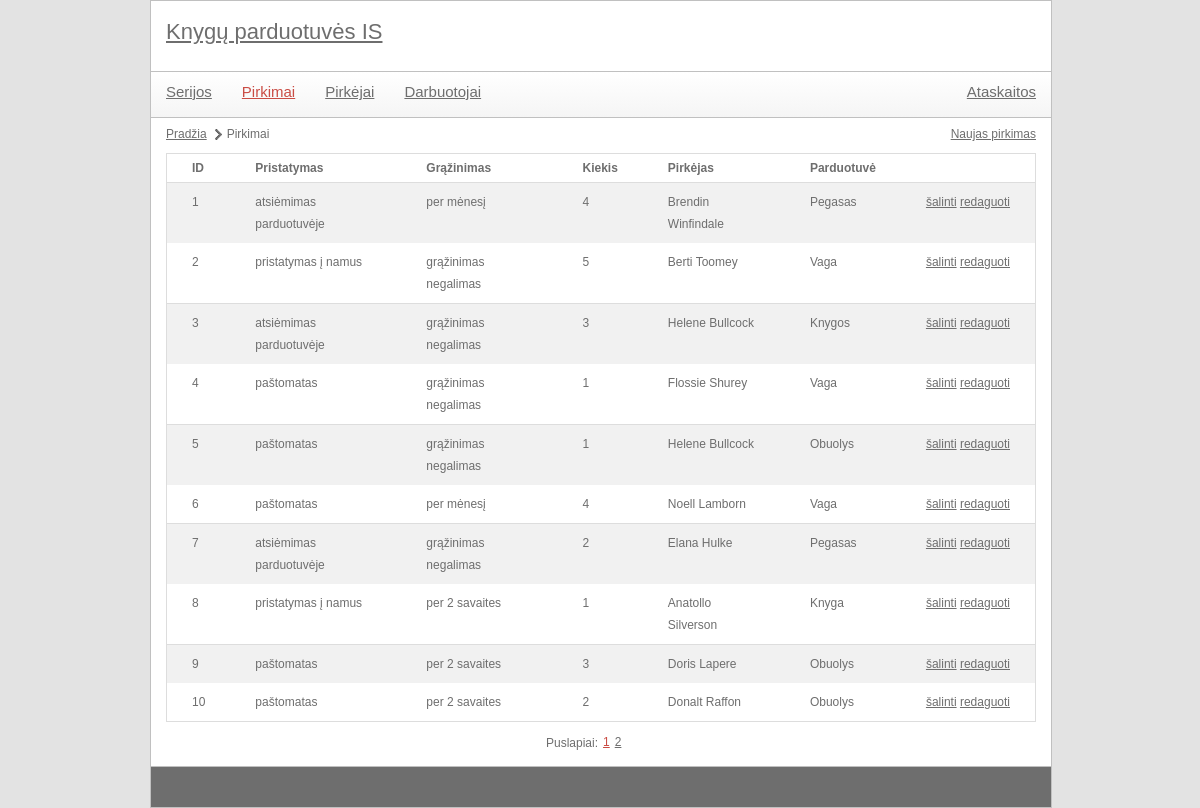
The page /index.php?module=buy&action=list on the database its author committed.
### tables this page shows
CREATE TABLE `pirkimas` (
  `Kiekis` int(11) NOT NULL,
  `Pristatymas` varchar(255) NOT NULL,
  `Grazinimas` varchar(255) NOT NULL,
  `id_Pirkimas` int(11) NOT NULL,
  `fk_Pirkejasid_Pirkejas` int(11) NOT NULL,
  `fk_Parduotuveid_Parduotuve` int(11) NOT NULL
);

CREATE TABLE `pirkejas` (
  `id_Pirkejas` int(11) NOT NULL,
  `Vardas` varchar(255) NOT NULL,
  `Pavarde` varchar(255) NOT NULL,
  `Adresas` varchar(255) NOT NULL,
  `Banko_saskaita` varchar(255) NOT NULL,
  `Telefono_numeris` int(11) DEFAULT NULL,
  `El_pastas` varchar(255) NOT NULL,
  `Gimimo_data` varchar(255) NOT NULL,
  `fk_Darbuotojasid_Darbuotojas` int(11) NOT NULL
);

CREATE TABLE `parduotuve` (
  `id_Parduotuve` int(11) NOT NULL,
  `Pavadinimas` varchar(255) NOT NULL,
  `Tinklapis` varchar(255) NOT NULL,
  `Adresas` varchar(255) NOT NULL,
  `Telefono_numeris` int(11) NOT NULL,
  `Elektroninis_pastas` varchar(255) NOT NULL,
  `Darbo_laikas` varchar(255) NOT NULL
);

### controls/buy_list.php (called while the page is built)
<?php
include 'libraries/buy.class.php';
$buyObj = new buy();
$elementCount = $buyObj->getBuyListCount();
include 'utils/paging.class.php';
$paging = new paging(config::NUMBER_OF_ROWS_IN_PAGE);
$paging->process($elementCount, $pageId);
$data = $buyObj->getBuyList($paging->size, $paging->first);
include 'templates/buy_list.tpl.php';
?>

### index.php (called while the page is built, shortened)
<?php
	include 'utils/mysql.class.php';
	if(isset($_GET['module'])) {
		$module = mysql::escape($_GET['module']);
	}
	include 'templates/main.tpl.php';
?>

### utils/mysql.class.php (called while the page is built, shortened)
<?php
class mysql {
    protected static $connection;
    public static function connect() {
		if(!isset(self::$connection)) {
            self::$connection = new mysqli(config::DB_SERVER, config::DB_USERNAME, config::DB_PASSWORD, config::DB_NAME);
        }
        return self::$connection;
    }
    public static function query($query) {
        $connection = mysql::connect();
        $result = $connection->query($query);
        return $result;
    }
    public static function select($query) {
        $rows = array();
        $result = mysql::query($query);
        while ($row = $result->fetch_assoc()) {
            $rows[] = $row;
        }
        return $rows;
    }
	public static function escape($field) {
		$connection =  mysql::connect();
		return mysqli_real_escape_string($connection, $field);
	}
}

### utils/paging.class.php (called while the page is built, shortened)
<?php
class paging {
	public $size;
	public function __construct($rowsPerPage) {
		$this->size = $rowsPerPage;
	}
	public function process($total, $currentPage) {
		$this->first = ($currentPage - 1) * $this->size;
	}
}
?>

### libraries/buy.class.php (called while the page is built, shortened)
<?php
class buy
{
    private $pirkimas_lentele = '';
    private $pirkejas_lentele = '';
    private $parduotuve_lentele = '';
    public function __construct(){
        $this->pirkimas_lentele = 'pirkimas';
        $this->pirkejas_lentele = 'pirkejas';
        $this->parduotuve_lentele = 'parduotuve';
    }
    public function getBuyList($limit = null, $offset = null)
    {
        $limitOffsetString = "";
        if (isset($limit)) {
            $limitOffsetString .= " LIMIT {$limit}";
            if (isset($offset)) {
                $limitOffsetString .= " OFFSET {$offset}";
            }
        }
        $query = "  SELECT `{$this->pirkimas_lentele}`.`id_Pirkimas`,
						   `{$this->pirkimas_lentele}`.`Pristatymas`,
                           `{$this->pirkimas_lentele}`.`Grazinimas`,
                           `{$this->pirkimas_lentele}`.`Kiekis`,
                           `{$this->pirkejas_lentele}`.`Vardas` AS `pirkejas_vardas`,
						   `{$this->pirkejas_lentele}`.`Pavarde` AS `pirkejas_pavarde`,
                           `{$this->parduotuve_lentele}`.`Pavadinimas` AS `parduotuve_pavadinimas`
					  FROM `{$this->pirkimas_lentele}`
						   LEFT JOIN `{$this->pirkejas_lentele}`
							  ON `{$this->pirkimas_lentele}`.`fk_Pirkejasid_Pirkejas`=`{$this->pirkejas_lentele}`.`id_Pirkejas`
						  LEFT JOIN `{$this->parduotuve_lentele}`
							ON `{$this->pirkimas_lentele}`.`fk_Parduotuveid_Parduotuve`=`{$this->parduotuve_lentele}`.`id_Parduotuve` {$limitOffsetString}";
        $data = mysql::select($query);
        return $data;
    }
}

### templates/buy_list.tpl.php (the view, shortened to what this page needs)
<ul id="pagePath">
    <li><a href="index.php">Pradžia</a></li>
    <li>Pirkimai</li>
</ul>
<div id="actions">
    <a href='index.php?module=<?php echo $module; ?>&action=create'>Naujas pirkimas</a>
</div>
<table class="listTable">
    <tr>
        <th>ID</th>
        <th>Pristatymas</th>
        <th>Grąžinimas</th>
        <th>Kiekis</th>
        <th>Pirkėjas</th>
        <th>Parduotuvė</th>
        <th></th>
    </tr>
    <?php
    foreach($data as $key => $val) {
        echo
            "<tr>"
            . "<td>{$val['id_Pirkimas']}</td>"
            . "<td>{$val['Pristatymas']}</td>"
            . "<td>{$val['Grazinimas']}</td>"
            . "<td>{$val['Kiekis']}</td>"
            . "<td>{$val['pirkejas_vardas']} {$val['pirkejas_pavarde']}</td>"
            . "<td>{$val['parduotuve_pavadinimas']}</td>"
            . "<td>"
            . "<a href='#' onclick='showConfirmDialog(\"{$module}\", \"{$val['id_Pirkimas']}\"); return false;' title=''>šalinti</a>&nbsp;"
            . "<a href='index.php?module={$module}&action=edit&id={$val['id_Pirkimas']}' title=''>redaguoti</a>"
            . "</td>"
            . "</tr>";
    }
    ?>
</table>
<?php
include 'templates/paging.tpl.php';
?>

### style/main.css (style rules this page uses)
body { color: #6e6e6e; font-family: Verdana, Geneva, sans-serif; font-size: 12px; background-color: #e3e3e3; width: 900px; margin: 0px auto; }
a { color: #6e6e6e; }
#contentMain table { margin-top: 3px; width: 100%; border-collapse: collapse; border: 1px solid #ddd; }
#contentMain table th { text-align: left; padding: 8px 25px; font-weight: bold; }
#contentMain table th:last-child { width: 40px; }
#contentMain table th:first-child { border-top-left-radius: 5px; moz-border-top-left-radius: 5px; }
#contentMain table th:last-child { border-top-right-radius: 5px; moz-border-top-right-radius: 5px; }
#contentMain table.listTable tr:nth-child(even) { background-color: #f1f1f1; }
#contentMain table td { padding: 8px 25px; text-align: center; line-height: 22px; text-align: left; }
#contentMain table tr:last-child td:first-child { border-bottom-left-radius: 5px; moz-border-bottom-left-radius: 5px; }
#contentMain table tr:last-child td:last-child { border-bottom-right-radius: 5px; moz-border-bottom-right-radius: 5px; }
#contentMain table.listTable tr:nth-child(odd) { background-color: #fff; border-bottom: 1px solid #ddd; }
#contentMain #pagePath { margin: 10px 0px 10px 0px; display: block; float: left; }
#contentMain #pagePath li { float: left; display: block; margin-right: 5px; background: url(images/page-path-separator.png) center right no-repeat; padding-right: 15px; }
#contentMain #pagePath li:last-child { background: none; }
#contentMain #actions { float: right; margin: 10px 0px 0px 0px; }
#contentMain #actions a { margin-left: 7px; }

### rows shown on the page
pirkimas: id_Pirkimas "1", Pristatymas "atsiėmimas parduotuvėje", Grazinimas "per mėnesį", Kiekis "4", fk_Pirkejasid_Pirkejas.Vardas "Brendin", fk_Pirkejasid_Pirkejas.Pavarde "Winfindale", fk_Parduotuveid_Parduotuve.Pavadinimas "Pegasas"
pirkimas: id_Pirkimas "2", Pristatymas "pristatymas į namus", Grazinimas "grąžinimas negalimas", Kiekis "5", fk_Pirkejasid_Pirkejas.Vardas "Berti", fk_Pirkejasid_Pirkejas.Pavarde "Toomey", fk_Parduotuveid_Parduotuve.Pavadinimas "Vaga"
pirkimas: id_Pirkimas "3", Pristatymas "atsiėmimas parduotuvėje", Grazinimas "grąžinimas negalimas", Kiekis "3", fk_Pirkejasid_Pirkejas.Vardas "Helene", fk_Pirkejasid_Pirkejas.Pavarde "Bullcock", fk_Parduotuveid_Parduotuve.Pavadinimas "Knygos"
pirkimas: id_Pirkimas "4", Pristatymas "paštomatas", Grazinimas "grąžinimas negalimas", Kiekis "1", fk_Pirkejasid_Pirkejas.Vardas "Flossie", fk_Pirkejasid_Pirkejas.Pavarde "Shurey", fk_Parduotuveid_Parduotuve.Pavadinimas "Vaga"
pirkimas: id_Pirkimas "5", Pristatymas "paštomatas", Grazinimas "grąžinimas negalimas", Kiekis "1", fk_Pirkejasid_Pirkejas.Vardas "Helene", fk_Pirkejasid_Pirkejas.Pavarde "Bullcock", fk_Parduotuveid_Parduotuve.Pavadinimas "Obuolys"
pirkimas: id_Pirkimas "6", Pristatymas "paštomatas", Grazinimas "per mėnesį", Kiekis "4", fk_Pirkejasid_Pirkejas.Vardas "Noell", fk_Pirkejasid_Pirkejas.Pavarde "Lamborn", fk_Parduotuveid_Parduotuve.Pavadinimas "Vaga"
pirkimas: id_Pirkimas "7", Pristatymas "atsiėmimas parduotuvėje", Grazinimas "grąžinimas negalimas", Kiekis "2", fk_Pirkejasid_Pirkejas.Vardas "Elana", fk_Pirkejasid_Pirkejas.Pavarde "Hulke", fk_Parduotuveid_Parduotuve.Pavadinimas "Pegasas"
pirkimas: id_Pirkimas "8", Pristatymas "pristatymas į namus", Grazinimas "per 2 savaites", Kiekis "1", fk_Pirkejasid_Pirkejas.Vardas "Anatollo", fk_Pirkejasid_Pirkejas.Pavarde "Silverson", fk_Parduotuveid_Parduotuve.Pavadinimas "Knyga"
pirkimas: id_Pirkimas "9", Pristatymas "paštomatas", Grazinimas "per 2 savaites", Kiekis "3", fk_Pirkejasid_Pirkejas.Vardas "Doris", fk_Pirkejasid_Pirkejas.Pavarde "Lapere", fk_Parduotuveid_Parduotuve.Pavadinimas "Obuolys"
pirkimas: id_Pirkimas "10", Pristatymas "paštomatas", Grazinimas "per 2 savaites", Kiekis "2", fk_Pirkejasid_Pirkejas.Vardas "Donalt", fk_Pirkejasid_Pirkejas.Pavarde "Raffon", fk_Parduotuveid_Parduotuve.Pavadinimas "Obuolys"

### other values the page prints
$value['page'] "1"
$value['page'] "2"
